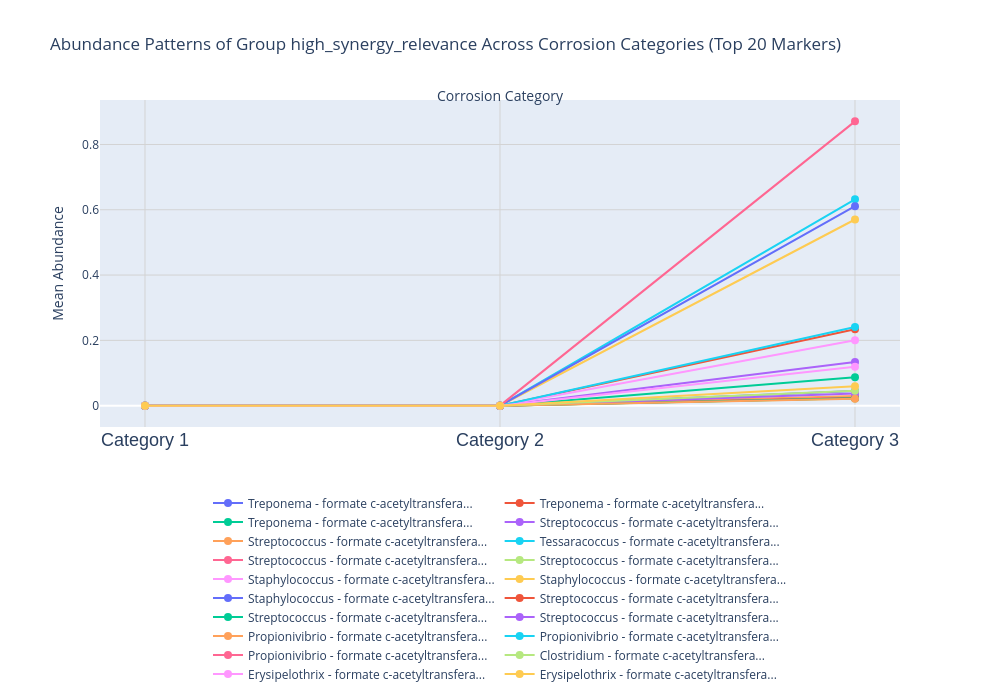

Source (notebook cell):
### Code cell
abun= plot_abundance_across_categories(high_synergy_relevance, "high_synergy_relevance",  top_n=20, sort_by='combined_score')
output_path= data_visual /"18_increase.png"
plt.savefig(output_path, dpi=300, bbox_inches='tight')
abun.show()

### Figure 1 — Plotly figure (JSON) as saved in the notebook; plotly's stock layout.template omitted (floating-point values rounded to 4 significant figures)
{"data": [{"hoverinfo": "text", "hovertext": ["Category: Category 1<br>Abundance: 0.0000<br>Genus: Treponema<br>Score: 1.48<br>Pattern: increasing", "Category: Category 2<br>Abundance: 0.0000<br>Genus: Treponema<br>FC vs Cat1: 1.00<br>Score: 1.48<br>Pattern: increasing", "Category: Category 3<br>Abundance: 0.0452<br>Genus: Treponema<br>FC vs Cat1: 4517.80<br>FC vs Cat2: 4517.80<br>Score: 1.48<br>Pattern: increasing"], "line": {"width": 2}, "marker": {"size": 8}, "mode": "lines+markers", "name": "Treponema - formate c-acetyltransfera...", "type": "scatter", "x": [1, 2, 3], "y": [0, 0, 0.04517]}, {"hoverinfo": "text", "hovertext": ["Category: Category 1<br>Abundance: 0.0000<br>Genus: Treponema<br>Score: 1.48<br>Pattern: increasing", "Category: Category 2<br>Abundance: 0.0000<br>Genus: Treponema<br>FC vs Cat1: 1.00<br>Score: 1.48<br>Pattern: increasing", "Category: Category 3<br>Abundance: 0.2338<br>Genus: Treponema<br>FC vs Cat1: 23385.26<br>FC vs Cat2: 23385.26<br>Score: 1.48<br>Pattern: increasing"], "line": {"width": 2}, "marker": {"size": 8}, "mode": "lines+markers", "name": "Treponema - formate c-acetyltransfera...", "type": "scatter", "x": [1, 2, 3], "y": [0, 0, 0.2338]}, {"hoverinfo": "text", "hovertext": ["Category: Category 1<br>Abundance: 0.0000<br>Genus: Treponema<br>Score: 1.48<br>Pattern: increasing", "Category: Category 2<br>Abundance: 0.0000<br>Genus: Treponema<br>FC vs Cat1: 1.00<br>Score: 1.48<br>Pattern: increasing", "Category: Category 3<br>Abundance: 0.0873<br>Genus: Treponema<br>FC vs Cat1: 8727.24<br>FC vs Cat2: 8727.24<br>Score: 1.48<br>Pattern: increasing"], "line": {"width": 2}, "marker": {"size": 8}, "mode": "lines+markers", "name": "Treponema - formate c-acetyltransfera...", "type": "scatter", "x": [1, 2, 3], "y": [0, 0, 0.08726]}, {"hoverinfo": "text", "hovertext": ["Category: Category 1<br>Abundance: 0.0000<br>Genus: Streptococcus<br>Score: 1.48<br>Pattern: increasing", "Category: Category 2<br>Abundance: 0.0000<br>Genus: Streptococcus<br>FC vs Cat1: 1.00<br>Score: 1.48<br>Pattern: increasing", "Category: Category 3<br>Abundance: 0.1335<br>Genus: Streptococcus<br>FC vs Cat1: 13348.83<br>FC vs Cat2: 13348.83<br>Score: 1.48<br>Pattern: increasing"], "line": {"width": 2}, "marker": {"size": 8}, "mode": "lines+markers", "name": "Streptococcus - formate c-acetyltransfera...", "type": "scatter", "x": [1, 2, 3], "y": [0, 0, 0.1335]}, {"hoverinfo": "text", "hovertext": ["Category: Category 1<br>Abundance: 0.0000<br>Genus: Streptococcus<br>Score: 1.48<br>Pattern: increasing", "Category: Category 2<br>Abundance: 0.0000<br>Genus: Streptococcus<br>FC vs Cat1: 1.00<br>Score: 1.48<br>Pattern: increasing", "Category: Category 3<br>Abundance: 0.0293<br>Genus: Streptococcus<br>FC vs Cat1: 2932.68<br>FC vs Cat2: 2932.68<br>Score: 1.48<br>Pattern: increasing"], "line": {"width": 2}, "marker": {"size": 8}, "mode": "lines+markers", "name": "Streptococcus - formate c-acetyltransfera...", "type": "scatter", "x": [1, 2, 3], "y": [0, 0, 0.02932]}, {"hoverinfo": "text", "hovertext": ["Category: Category 1<br>Abundance: 0.0000<br>Genus: Tessaracoccus<br>Score: 1.48<br>Pattern: increasing", "Category: Category 2<br>Abundance: 0.0000<br>Genus: Tessaracoccus<br>FC vs Cat1: 1.00<br>Score: 1.48<br>Pattern: increasing", "Category: Category 3<br>Abundance: 0.6320<br>Genus: Tessaracoccus<br>FC vs Cat1: 63198.30<br>FC vs Cat2: 63198.30<br>Score: 1.48<br>Pattern: increasing"], "line": {"width": 2}, "marker": {"size": 8}, "mode": "lines+markers", "name": "Tessaracoccus - formate c-acetyltransfera...", "type": "scatter", "x": [1, 2, 3], "y": [0, 0, 0.632]}, {"hoverinfo": "text", "hovertext": ["Category: Category 1<br>Abundance: 0.0000<br>Genus: Streptococcus<br>Score: 1.48<br>Pattern: increasing", "Category: Category 2<br>Abundance: 0.0000<br>Genus: Streptococcus<br>FC vs Cat1: 1.00<br>Score: 1.48<br>Pattern: increasing", "Category: Category 3<br>Abundance: 0.0239<br>Genus: Streptococcus<br>FC vs Cat1: 2388.64<br>FC vs Cat2: 2388.64<br>Score: 1.48<br>Pattern: increasing"], "line": {"width": 2}, "marker": {"size": 8}, "mode": "lines+markers", "name": "Streptococcus - formate c-acetyltransfera...", "type": "scatter", "x": [1, 2, 3], "y": [0, 0, 0.02388]}, {"hoverinfo": "text", "hovertext": ["Category: Category 1<br>Abundance: 0.0000<br>Genus: Streptococcus<br>Score: 1.48<br>Pattern: increasing", "Category: Category 2<br>Abundance: 0.0000<br>Genus: Streptococcus<br>FC vs Cat1: 1.00<br>Score: 1.48<br>Pattern: increasing", "Category: Category 3<br>Abundance: 0.0218<br>Genus: Streptococcus<br>FC vs Cat1: 2176.61<br>FC vs Cat2: 2176.61<br>Score: 1.48<br>Pattern: increasing"], "line": {"width": 2}, "marker": {"size": 8}, "mode": "lines+markers", "name": "Streptococcus - formate c-acetyltransfera...", "type": "scatter", "x": [1, 2, 3], "y": [0, 0, 0.02176]}, {"hoverinfo": "text", "hovertext": ["Category: Category 1<br>Abundance: 0.0000<br>Genus: Staphylococcus<br>Score: 1.48<br>Pattern: increasing", "Category: Category 2<br>Abundance: 0.0000<br>Genus: Staphylococcus<br>FC vs Cat1: 1.00<br>Score: 1.48<br>Pattern: increasing", "Category: Category 3<br>Abundance: 0.2004<br>Genus: Staphylococcus<br>FC vs Cat1: 20041.30<br>FC vs Cat2: 20041.30<br>Score: 1.48<br>Pattern: increasing"], "line": {"width": 2}, "marker": {"size": 8}, "mode": "lines+markers", "name": "Staphylococcus - formate c-acetyltransfera...", "type": "scatter", "x": [1, 2, 3], "y": [0, 0, 0.2004]}, {"hoverinfo": "text", "hovertext": ["Category: Category 1<br>Abundance: 0.0000<br>Genus: Staphylococcus<br>Score: 1.48<br>Pattern: increasing", "Category: Category 2<br>Abundance: 0.0000<br>Genus: Staphylococcus<br>FC vs Cat1: 1.00<br>Score: 1.48<br>Pattern: increasing", "Category: Category 3<br>Abundance: 0.5702<br>Genus: Staphylococcus<br>FC vs Cat1: 57017.05<br>FC vs Cat2: 57017.05<br>Score: 1.48<br>Pattern: increasing"], "line": {"width": 2}, "marker": {"size": 8}, "mode": "lines+markers", "name": "Staphylococcus - formate c-acetyltransfera...", "type": "scatter", "x": [1, 2, 3], "y": [0, 0, 0.5702]}, {"hoverinfo": "text", "hovertext": ["Category: Category 1<br>Abundance: 0.0000<br>Genus: Staphylococcus<br>Score: 1.48<br>Pattern: increasing", "Category: Category 2<br>Abundance: 0.0000<br>Genus: Staphylococcus<br>FC vs Cat1: 1.00<br>Score: 1.48<br>Pattern: increasing", "Category: Category 3<br>Abundance: 0.6110<br>Genus: Staphylococcus<br>FC vs Cat1: 61096.51<br>FC vs Cat2: 61096.51<br>Score: 1.48<br>Pattern: increasing"], "line": {"width": 2}, "marker": {"size": 8}, "mode": "lines+markers", "name": "Staphylococcus - formate c-acetyltransfera...", "type": "scatter", "x": [1, 2, 3], "y": [0, 0, 0.611]}, {"hoverinfo": "text", "hovertext": ["Category: Category 1<br>Abundance: 0.0000<br>Genus: Streptococcus<br>Score: 1.48<br>Pattern: increasing", "Category: Category 2<br>Abundance: 0.0000<br>Genus: Streptococcus<br>FC vs Cat1: 1.00<br>Score: 1.48<br>Pattern: increasing", "Category: Category 3<br>Abundance: 0.0236<br>Genus: Streptococcus<br>FC vs Cat1: 2365.70<br>FC vs Cat2: 2365.70<br>Score: 1.48<br>Pattern: increasing"], "line": {"width": 2}, "marker": {"size": 8}, "mode": "lines+markers", "name": "Streptococcus - formate c-acetyltransfera...", "type": "scatter", "x": [1, 2, 3], "y": [0, 0, 0.02365]}, {"hoverinfo": "text", "hovertext": ["Category: Category 1<br>Abundance: 0.0000<br>Genus: Streptococcus<br>Score: 1.48<br>Pattern: increasing", "Category: Category 2<br>Abundance: 0.0000<br>Genus: Streptococcus<br>FC vs Cat1: 1.00<br>Score: 1.48<br>Pattern: increasing", "Category: Category 3<br>Abundance: 0.0229<br>Genus: Streptococcus<br>FC vs Cat1: 2287.58<br>FC vs Cat2: 2287.58<br>Score: 1.48<br>Pattern: increasing"], "line": {"width": 2}, "marker": {"size": 8}, "mode": "lines+markers", "name": "Streptococcus - formate c-acetyltransfera...", "type": "scatter", "x": [1, 2, 3], "y": [0, 0, 0.02287]}, {"hoverinfo": "text", "hovertext": ["Category: Category 1<br>Abundance: 0.0000<br>Genus: Streptococcus<br>Score: 1.48<br>Pattern: increasing", "Category: Category 2<br>Abundance: 0.0000<br>Genus: Streptococcus<br>FC vs Cat1: 1.00<br>Score: 1.48<br>Pattern: increasing", "Category: Category 3<br>Abundance: 0.0375<br>Genus: Streptococcus<br>FC vs Cat1: 3750.54<br>FC vs Cat2: 3750.54<br>Score: 1.48<br>Pattern: increasing"], "line": {"width": 2}, "marker": {"size": 8}, "mode": "lines+markers", "name": "Streptococcus - formate c-acetyltransfera...", "type": "scatter", "x": [1, 2, 3], "y": [0, 0, 0.0375]}, {"hoverinfo": "text", "hovertext": ["Category: Category 1<br>Abundance: 0.0000<br>Genus: Propionivibrio<br>Score: 1.48<br>Pattern: increasing", "Category: Category 2<br>Abundance: 0.0000<br>Genus: Propionivibrio<br>FC vs Cat1: 1.00<br>Score: 1.48<br>Pattern: increasing", "Category: Category 3<br>Abundance: 0.0209<br>Genus: Propionivibrio<br>FC vs Cat1: 2090.53<br>FC vs Cat2: 2090.53<br>Score: 1.48<br>Pattern: increasing"], "line": {"width": 2}, "marker": {"size": 8}, "mode": "lines+markers", "name": "Propionivibrio - formate c-acetyltransfera...", "type": "scatter", "x": [1, 2, 3], "y": [0, 0, 0.0209]}, {"hoverinfo": "text", "hovertext": ["Category: Category 1<br>Abundance: 0.0000<br>Genus: Propionivibrio<br>Score: 1.48<br>Pattern: increasing", "Category: Category 2<br>Abundance: 0.0000<br>Genus: Propionivibrio<br>FC vs Cat1: 1.00<br>Score: 1.48<br>Pattern: increasing", "Category: Category 3<br>Abundance: 0.2410<br>Genus: Propionivibrio<br>FC vs Cat1: 24101.46<br>FC vs Cat2: 24101.46<br>Score: 1.48<br>Pattern: increasing"], "line": {"width": 2}, "marker": {"size": 8}, "mode": "lines+markers", "name": "Propionivibrio - formate c-acetyltransfera...", "type": "scatter", "x": [1, 2, 3], "y": [0, 0, 0.241]}, {"hoverinfo": "text", "hovertext": ["Category: Category 1<br>Abundance: 0.0000<br>Genus: Propionivibrio<br>Score: 1.48<br>Pattern: increasing", "Category: Category 2<br>Abundance: 0.0000<br>Genus: Propionivibrio<br>FC vs Cat1: 1.00<br>Score: 1.48<br>Pattern: increasing", "Category: Category 3<br>Abundance: 0.8708<br>Genus: Propionivibrio<br>FC vs Cat1: 87082.35<br>FC vs Cat2: 87082.35<br>Score: 1.48<br>Pattern: increasing"], "line": {"width": 2}, "marker": {"size": 8}, "mode": "lines+markers", "name": "Propionivibrio - formate c-acetyltransfera...", "type": "scatter", "x": [1, 2, 3], "y": [0, 0, 0.8708]}, {"hoverinfo": "text", "hovertext": ["Category: Category 1<br>Abundance: 0.0000<br>Genus: Clostridium<br>Score: 1.48<br>Pattern: increasing", "Category: Category 2<br>Abundance: 0.0000<br>Genus: Clostridium<br>FC vs Cat1: 1.00<br>Score: 1.48<br>Pattern: increasing", "Category: Category 3<br>Abundance: 0.0460<br>Genus: Clostridium<br>FC vs Cat1: 4598.96<br>FC vs Cat2: 4598.96<br>Score: 1.48<br>Pattern: increasing"], "line": {"width": 2}, "marker": {"size": 8}, "mode": "lines+markers", "name": "Clostridium - formate c-acetyltransfera...", "type": "scatter", "x": [1, 2, 3], "y": [0, 0, 0.04598]}, {"hoverinfo": "text", "hovertext": ["Category: Category 1<br>Abundance: 0.0000<br>Genus: Erysipelothrix<br>Score: 1.48<br>Pattern: increasing", "Category: Category 2<br>Abundance: 0.0000<br>Genus: Erysipelothrix<br>FC vs Cat1: 1.00<br>Score: 1.48<br>Pattern: increasing", "Category: Category 3<br>Abundance: 0.1194<br>Genus: Erysipelothrix<br>FC vs Cat1: 11939.20<br>FC vs Cat2: 11939.20<br>Score: 1.48<br>Pattern: increasing"], "line": {"width": 2}, "marker": {"size": 8}, "mode": "lines+markers", "name": "Erysipelothrix - formate c-acetyltransfera...", "type": "scatter", "x": [1, 2, 3], "y": [0, 0, 0.1194]}, {"hoverinfo": "text", "hovertext": ["Category: Category 1<br>Abundance: 0.0000<br>Genus: Erysipelothrix<br>Score: 1.48<br>Pattern: increasing", "Category: Category 2<br>Abundance: 0.0000<br>Genus: Erysipelothrix<br>FC vs Cat1: 1.00<br>Score: 1.48<br>Pattern: increasing", "Category: Category 3<br>Abundance: 0.0594<br>Genus: Erysipelothrix<br>FC vs Cat1: 5942.07<br>FC vs Cat2: 5942.07<br>Score: 1.48<br>Pattern: increasing"], "line": {"width": 2}, "marker": {"size": 8}, "mode": "lines+markers", "name": "Erysipelothrix - formate c-acetyltransfera...", "type": "scatter", "x": [1, 2, 3], "y": [0, 0, 0.05941]}], "layout": {"annotations": [{"font": {"size": 14}, "showarrow": false, "text": "Corrosion Category", "x": 0.5, "xref": "paper", "y": 1.05, "yref": "paper"}], "height": 700, "hovermode": "closest", "legend": {"orientation": "h", "x": 0.5, "xanchor": "center", "y": -0.8, "yanchor": "bottom"}, "margin": {"b": 150, "l": 100, "r": 100, "t": 100}, "title": {"text": "Abundance Patterns of Group high_synergy_relevance Across Corrosion Categories (Top 20 Markers)"}, "width": 1000, "xaxis": {"domain": [0, 1], "gridcolor": "lightgray", "gridwidth": 1, "showgrid": true, "tickfont": {"family": "Arial", "size": 18}, "tickmode": "array", "ticktext": ["Category 1", "Category 2", "Category 3"], "tickvals": [1, 2, 3]}, "yaxis": {"gridcolor": "lightgray", "gridwidth": 1, "showgrid": true, "title": {"font": {"size": 14}, "text": "Mean Abundance"}}}}
